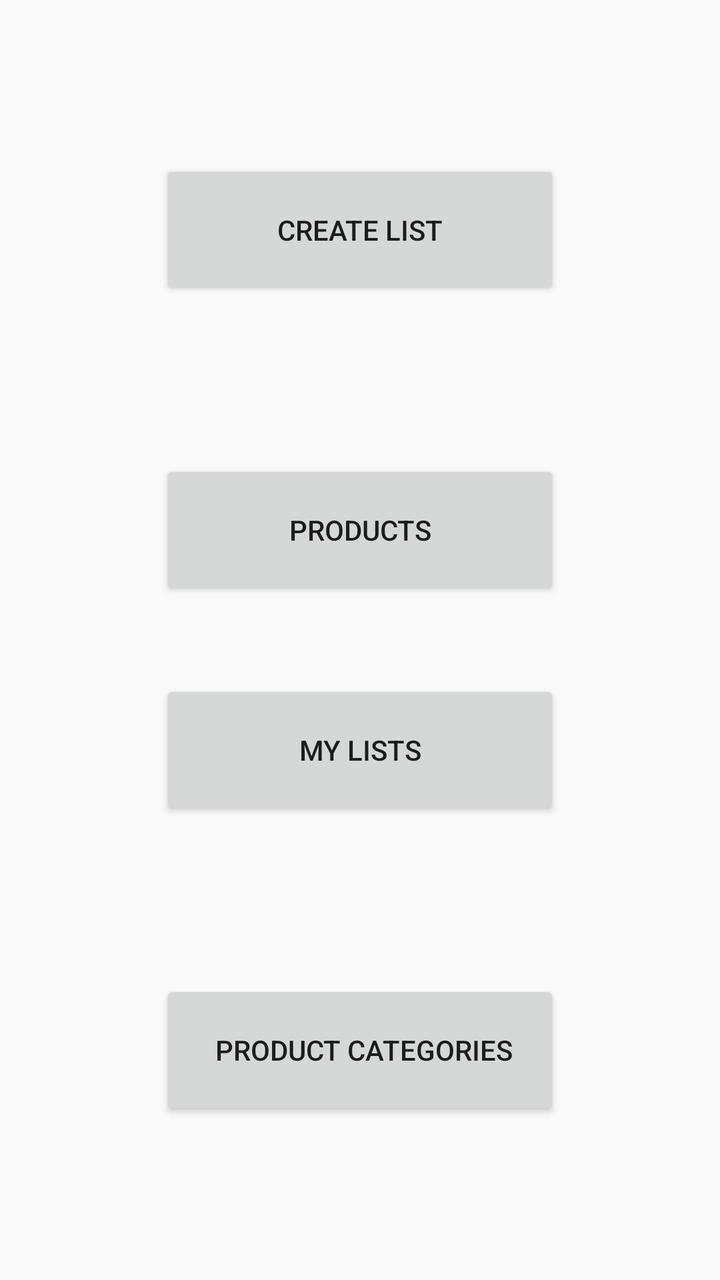
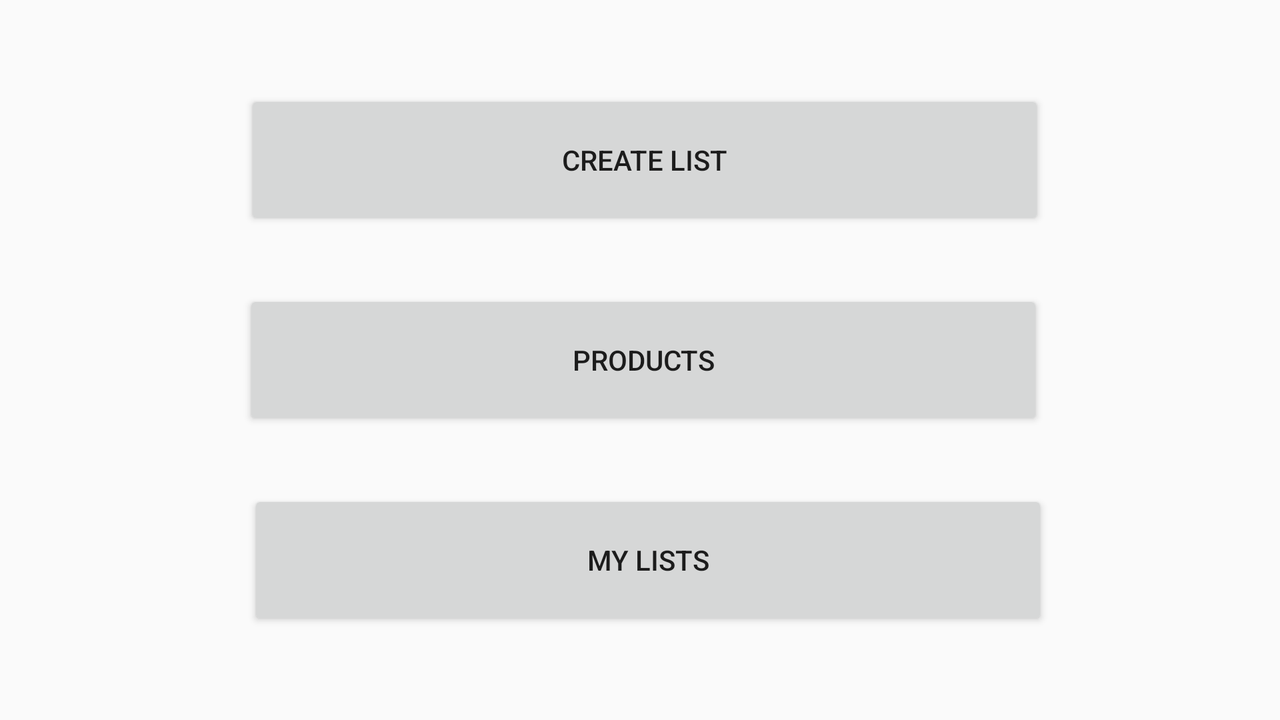

Two renders of one Android screen. The first uses the default layout on a phone; the second uses the alternative layout the repository ships for a different screen configuration, on a matching device. The two XML files are below.
<!-- AndroidManifest.xml: application theme AppTheme -->
<!-- res/layout/content_main.xml -->
<?xml version="1.0" encoding="utf-8"?>
<android.support.constraint.ConstraintLayout xmlns:android="http://schemas.android.com/apk/res/android"
    xmlns:app="http://schemas.android.com/apk/res-auto"
    xmlns:tools="http://schemas.android.com/tools"
    android:layout_width="match_parent"
    android:layout_height="match_parent"
    app:layout_behavior="@string/appbar_scrolling_view_behavior"
    tools:context=".MainActivity"
    tools:showIn="@layout/activity_main">

    <Button
        android:id="@+id/buttonAddProduto"
        android:layout_width="200dp"
        android:layout_height="70dp"
        android:layout_marginStart="8dp"
        android:layout_marginLeft="8dp"
        android:layout_marginTop="80dp"
        android:layout_marginEnd="8dp"
        android:layout_marginRight="8dp"
        android:text="@string/adicionar_produto"
        app:layout_constraintEnd_toEndOf="parent"
        app:layout_constraintStart_toStartOf="parent"
        app:layout_constraintTop_toBottomOf="@+id/buttonCriarLista" />

    <Button
        android:id="@+id/buttonListaTotal"
        android:layout_width="200dp"
        android:layout_height="70dp"
        android:layout_marginStart="8dp"
        android:layout_marginLeft="8dp"
        android:layout_marginEnd="8dp"
        android:layout_marginRight="8dp"
        android:layout_marginBottom="80dp"
        android:text="@string/todas_as_listas"
        app:layout_constraintBottom_toTopOf="@+id/buttonCategorias"
        app:layout_constraintEnd_toEndOf="parent"
        app:layout_constraintStart_toStartOf="parent" />

    <Button
        android:id="@+id/buttonCriarLista"
        android:layout_width="200dp"
        android:layout_height="70dp"
        android:layout_marginStart="8dp"
        android:layout_marginLeft="8dp"
        android:layout_marginTop="80dp"
        android:layout_marginEnd="8dp"
        android:layout_marginRight="8dp"
        android:text="@string/criar_lista"
        app:layout_constraintEnd_toEndOf="parent"
        app:layout_constraintStart_toStartOf="parent"
        app:layout_constraintTop_toTopOf="parent" />

    <Button
        android:id="@+id/buttonCategorias"
        android:layout_width="200dp"
        android:layout_height="70dp"
        android:layout_marginStart="8dp"
        android:layout_marginLeft="8dp"
        android:layout_marginEnd="8dp"
        android:layout_marginRight="8dp"
        android:layout_marginBottom="80dp"
        android:text="@string/categorias_de_produtos"
        app:layout_constraintBottom_toBottomOf="parent"
        app:layout_constraintEnd_toEndOf="parent"
        app:layout_constraintStart_toStartOf="parent" />
</android.support.constraint.ConstraintLayout>
<!-- res/layout/activity_main.xml (included above) -->
<?xml version="1.0" encoding="utf-8"?>
<android.support.design.widget.CoordinatorLayout xmlns:android="http://schemas.android.com/apk/res/android"
    xmlns:app="http://schemas.android.com/apk/res-auto"
    xmlns:tools="http://schemas.android.com/tools"
    android:layout_width="match_parent"
    android:layout_height="match_parent"
    tools:context=".MainActivity">

    <android.support.design.widget.AppBarLayout
        android:layout_width="match_parent"
        android:layout_height="wrap_content"
        android:theme="@style/AppTheme.AppBarOverlay">

        <android.support.v7.widget.Toolbar
            android:id="@+id/toolbar"
            android:layout_width="match_parent"
            android:layout_height="?attr/actionBarSize"
            android:background="#009688"
            app:popupTheme="@style/AppTheme.PopupOverlay" />


    </android.support.design.widget.AppBarLayout>

    <include layout="@layout/content_main" />

</android.support.design.widget.CoordinatorLayout>
<!-- resources referenced by this layout -->
<resources>
  <string name="adicionar_produto">Products</string>
  <string name="categorias_de_produtos">" Product Categories"</string>
  <string name="criar_lista">Create List</string>
  <string name="todas_as_listas">My Lists</string>
  <style name="AppTheme.AppBarOverlay" parent="ThemeOverlay.AppCompat.Dark.ActionBar" />
  <style name="AppTheme.PopupOverlay" parent="ThemeOverlay.AppCompat.Light" />
  <style name="AppTheme" parent="Theme.AppCompat.Light.DarkActionBar">
          
  
          <item name="colorPrimary">@color/colorPrimary</item>
          <item name="colorPrimaryDark">@color/colorPrimaryDark</item>
          <item name="colorAccent">@color/colorAccent</item>
      </style>
  <color name="colorPrimary">#008577</color>
  <color name="colorPrimaryDark">#00574B</color>
  <color name="colorAccent">#D81B60</color>
</resources>
<!-- res/layout-land/content_main.xml (the repository's variant of the layout above) -->
<!-- drawn on the phone turned sideways -->
<?xml version="1.0" encoding="utf-8"?>
<android.support.constraint.ConstraintLayout xmlns:android="http://schemas.android.com/apk/res/android"
    xmlns:app="http://schemas.android.com/apk/res-auto"
    xmlns:tools="http://schemas.android.com/tools"
    android:layout_width="match_parent"
    android:layout_height="match_parent"
    app:layout_behavior="@string/appbar_scrolling_view_behavior"
    tools:context=".MainActivity"
    tools:showIn="@layout/activity_main">

    <Button
        android:id="@+id/buttonAddProduto"
        android:layout_width="400dp"
        android:layout_height="70dp"
        android:layout_marginStart="8dp"
        android:layout_marginLeft="8dp"
        android:layout_marginTop="8dp"
        android:layout_marginEnd="8dp"
        android:layout_marginRight="8dp"
        android:layout_marginBottom="8dp"
        android:text="@string/adicionar_produto"
        app:layout_constraintBottom_toBottomOf="parent"
        app:layout_constraintEnd_toEndOf="parent"
        app:layout_constraintHorizontal_bias="0.508"
        app:layout_constraintStart_toStartOf="parent"
        app:layout_constraintTop_toTopOf="parent" />

    <Button
        android:id="@+id/buttonListaTotal"
        android:layout_width="400dp"
        android:layout_height="70dp"
        android:layout_marginStart="8dp"
        android:layout_marginLeft="8dp"
        android:layout_marginTop="30dp"
        android:layout_marginEnd="8dp"
        android:layout_marginRight="8dp"
        android:text="@string/todas_as_listas"
        app:layout_constraintEnd_toEndOf="parent"
        app:layout_constraintHorizontal_bias="0.518"
        app:layout_constraintStart_toStartOf="parent"
        app:layout_constraintTop_toBottomOf="@+id/buttonAddProduto" />

    <Button
        android:id="@+id/buttonCriarLista"
        android:layout_width="400dp"
        android:layout_height="70dp"
        android:layout_marginStart="8dp"
        android:layout_marginLeft="8dp"
        android:layout_marginEnd="8dp"
        android:layout_marginRight="8dp"
        android:layout_marginBottom="30dp"
        android:text="@string/criar_lista"
        app:layout_constraintBottom_toTopOf="@+id/buttonAddProduto"
        app:layout_constraintEnd_toEndOf="parent"
        app:layout_constraintHorizontal_bias="0.511"
        app:layout_constraintStart_toStartOf="parent" />
</android.support.constraint.ConstraintLayout>
<!-- res/layout/content_main.xml (included above) -->
<?xml version="1.0" encoding="utf-8"?>
<android.support.constraint.ConstraintLayout xmlns:android="http://schemas.android.com/apk/res/android"
    xmlns:app="http://schemas.android.com/apk/res-auto"
    xmlns:tools="http://schemas.android.com/tools"
    android:layout_width="match_parent"
    android:layout_height="match_parent"
    app:layout_behavior="@string/appbar_scrolling_view_behavior"
    tools:context=".MainActivity"
    tools:showIn="@layout/activity_main">

    <Button
        android:id="@+id/buttonAddProduto"
        android:layout_width="200dp"
        android:layout_height="70dp"
        android:layout_marginStart="8dp"
        android:layout_marginLeft="8dp"
        android:layout_marginTop="80dp"
        android:layout_marginEnd="8dp"
        android:layout_marginRight="8dp"
        android:text="@string/adicionar_produto"
        app:layout_constraintEnd_toEndOf="parent"
        app:layout_constraintStart_toStartOf="parent"
        app:layout_constraintTop_toBottomOf="@+id/buttonCriarLista" />

    <Button
        android:id="@+id/buttonListaTotal"
        android:layout_width="200dp"
        android:layout_height="70dp"
        android:layout_marginStart="8dp"
        android:layout_marginLeft="8dp"
        android:layout_marginEnd="8dp"
        android:layout_marginRight="8dp"
        android:layout_marginBottom="80dp"
        android:text="@string/todas_as_listas"
        app:layout_constraintBottom_toTopOf="@+id/buttonCategorias"
        app:layout_constraintEnd_toEndOf="parent"
        app:layout_constraintStart_toStartOf="parent" />

    <Button
        android:id="@+id/buttonCriarLista"
        android:layout_width="200dp"
        android:layout_height="70dp"
        android:layout_marginStart="8dp"
        android:layout_marginLeft="8dp"
        android:layout_marginTop="80dp"
        android:layout_marginEnd="8dp"
        android:layout_marginRight="8dp"
        android:text="@string/criar_lista"
        app:layout_constraintEnd_toEndOf="parent"
        app:layout_constraintStart_toStartOf="parent"
        app:layout_constraintTop_toTopOf="parent" />

    <Button
        android:id="@+id/buttonCategorias"
        android:layout_width="200dp"
        android:layout_height="70dp"
        android:layout_marginStart="8dp"
        android:layout_marginLeft="8dp"
        android:layout_marginEnd="8dp"
        android:layout_marginRight="8dp"
        android:layout_marginBottom="80dp"
        android:text="@string/categorias_de_produtos"
        app:layout_constraintBottom_toBottomOf="parent"
        app:layout_constraintEnd_toEndOf="parent"
        app:layout_constraintStart_toStartOf="parent" />
</android.support.constraint.ConstraintLayout>
